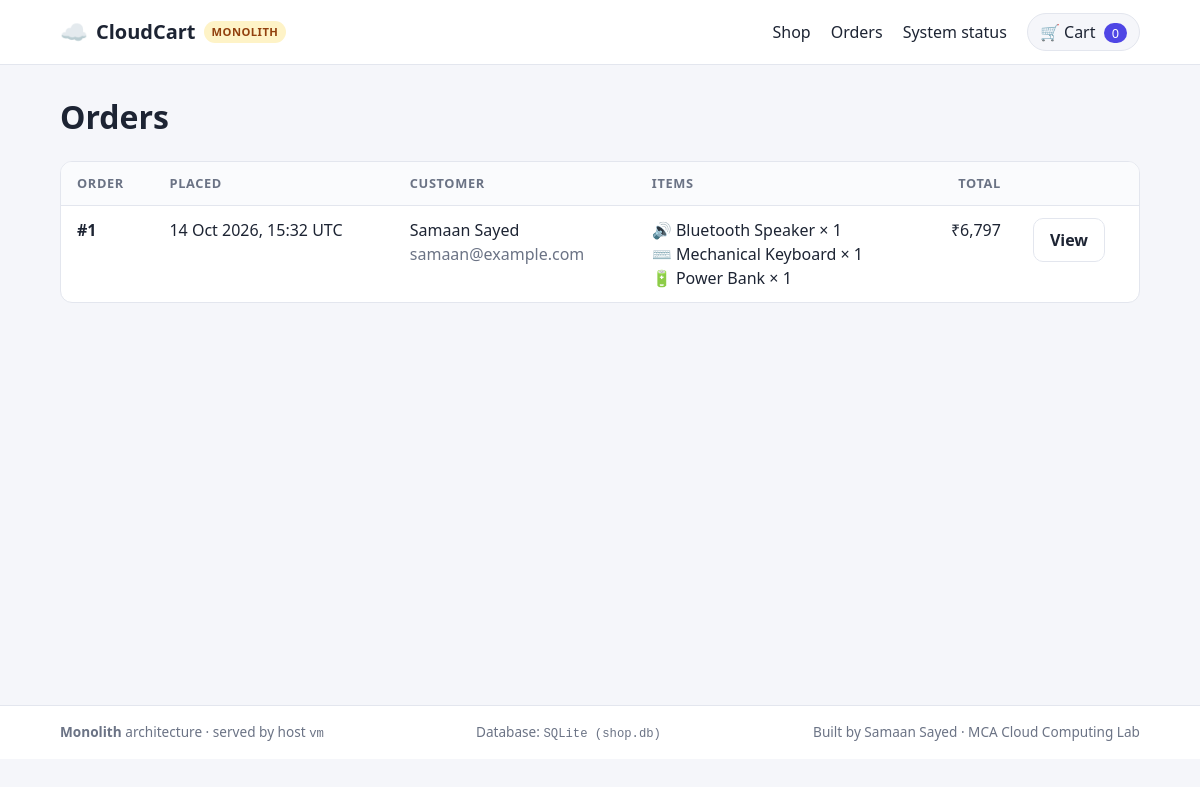
The page /orders on the database its author committed.
### app.py (models this page shows)
class Order(db.Model):
    __tablename__ = "orders"
    id = db.Column(db.Integer, primary_key=True)
    customer_name = db.Column(db.String(100), nullable=False)
    email = db.Column(db.String(120), nullable=False)
    address = db.Column(db.String(255), nullable=False)
    payment_method = db.Column(db.String(30), nullable=False)
    subtotal = db.Column(db.Integer, nullable=False)
    shipping = db.Column(db.Integer, nullable=False)
    total = db.Column(db.Integer, nullable=False)
    created_at = db.Column(db.DateTime, nullable=False, default=lambda: datetime.now(timezone.utc))
    items = db.relationship("OrderItem", backref="order", cascade="all, delete-orphan")

class OrderItem(db.Model):
    __tablename__ = "order_items"
    id = db.Column(db.Integer, primary_key=True)
    order_id = db.Column(db.Integer, db.ForeignKey("orders.id"), nullable=False)
    product_id = db.Column(db.Integer, nullable=False)
    name = db.Column(db.String(100), nullable=False)
    emoji = db.Column(db.String(16), nullable=False)
    price = db.Column(db.Integer, nullable=False)
    quantity = db.Column(db.Integer, nullable=False)

### app.py (the view)
@app.route("/orders")
def orders():
    all_orders = Order.query.order_by(Order.id.desc()).all()
    return render_template("orders.html", orders=[order_dict(o) for o in all_orders])

### app.py (called while the page is built)
@app.template_filter("inr")
def inr(amount):
    return f"₹{amount:,}"

def current_cart_id():
    if "cart_id" not in session:
        session["cart_id"] = uuid.uuid4().hex
    return session["cart_id"]

def order_dict(order):
    return {
        "id": order.id,
        "customer_name": order.customer_name,
        "email": order.email,
        "address": order.address,
        "payment_method": order.payment_method,
        "subtotal": order.subtotal,
        "shipping": order.shipping,
        "total": order.total,
        "created_at": order.created_at.strftime("%d %b %Y, %H:%M UTC"),
        "items": [
            {"name": i.name, "emoji": i.emoji, "price": i.price, "quantity": i.quantity,
             "line_total": i.price * i.quantity}
            for i in order.items
        ],
    }

@app.context_processor
def inject_layout_data():
    count = (
        db.session.query(func.coalesce(func.sum(CartItem.quantity), 0))
        .filter(CartItem.cart_id == current_cart_id())
        .scalar()
    )
    return {
        "architecture": "Monolith",
        "cart_count": count,
        "db_label": DB_LABEL,
        "hostname": socket.gethostname(),
        "student_name": STUDENT_NAME,
    }

### templates/orders.html (shortened to what this page needs)
{% extends "base.html" %}
{% block content %}
<h1 class="page-title">Orders</h1>
{% if orders %}
<div class="panel table-wrap">
  <table class="table">
    <thead>
      <tr><th>Order</th><th>Placed</th><th>Customer</th><th>Items</th><th class="num">Total</th><th></th></tr>
    </thead>
    <tbody>
      {% for o in orders %}
      <tr>
        <td><strong>#{{ o.id }}</strong></td>
        <td>{{ o.created_at }}</td>
        <td>{{ o.customer_name }}<br><span class="muted">{{ o.email }}</span></td>
        <td>{% for i in o["items"] %}{{ i.emoji }} {{ i.name }} × {{ i.quantity }}{% if not loop.last %}<br>{% endif %}{% endfor %}</td>
        <td class="num">{{ o.total|inr }}</td>
        <td><a class="btn btn-ghost" href="{{ url_for('order_detail', order_id=o.id) }}">View</a></td>
      </tr>
      {% endfor %}
    </tbody>
  </table>
</div>
{% else %}
<div class="panel empty">
  <p>No orders yet.</p>
  <a class="btn btn-primary" href="{{ url_for('index') }}">Start shopping</a>
</div>
{% endif %}
{% endblock %}

### templates/base.html (shortened to what this page needs)
<!doctype html>
<html lang="en">
<head>
  <link rel="stylesheet" href="{{ url_for('static', filename='style.css') }}">
</head>
<body>
  <header class="topbar">
    <div class="wrap topbar-inner">
      <a class="brand" href="{{ url_for('index') }}">
        <span class="logo">☁️</span> CloudCart
        <span class="arch arch-{{ architecture|lower }}">{{ architecture }}</span>
      </a>
      <nav class="nav">
        <a href="{{ url_for('index') }}">Shop</a>
        <a href="{{ url_for('orders') }}">Orders</a>
        <a href="{{ url_for('status') }}">System status</a>
        <a class="cart-link" href="{{ url_for('view_cart') }}">🛒 Cart <span class="pill">{{ cart_count }}</span></a>
      </nav>
    </div>
  </header>
  <main class="wrap main">
    {% block content %}{% endblock %}
  </main>
  <footer class="footer">
    <div class="wrap footer-inner">
      {% block footer %}
      <span><strong>{{ architecture }}</strong> architecture · served by host <code>{{ hostname }}</code></span>
      <span>Database: <code>{{ db_label }}</code></span>
      {% endblock %}
      <span>Built by {{ student_name }} · MCA Cloud Computing Lab</span>
    </div>
  </footer>
</body>
</html>

### static/style.css (style rules this page uses)
:root { --bg: #f5f6fa; --surface: #ffffff; --text: #1d2433; --muted: #6b7385; --border: #e3e6ee; --primary: #4f46e5; --primary-dark: #3f37c9; --success: #15803d; --error: #b91c1c; --radius: 12px; }
* { box-sizing: border-box; }
body { margin: 0; font-family: "Segoe UI", system-ui, -apple-system, Roboto, Arial, sans-serif; background: var(--bg); color: var(--text); line-height: 1.5; }
a { color: var(--primary); text-decoration: none; }
code { font-family: Consolas, "Courier New", monospace; font-size: 0.9em; }
.wrap { max-width: 1120px; margin: 0 auto; padding: 0 20px; }
.main { padding-top: 28px; padding-bottom: 48px; min-height: calc(100vh - 160px); }
.muted { color: var(--muted); }
.topbar { background: var(--surface); border-bottom: 1px solid var(--border); position: sticky; top: 0; z-index: 10; }
.topbar-inner { display: flex; align-items: center; justify-content: space-between; height: 64px; gap: 16px; }
.brand { display: flex; align-items: center; gap: 8px; font-weight: 700; font-size: 1.25rem; color: var(--text); }
.logo { font-size: 1.4rem; }
.arch { font-size: 0.7rem; font-weight: 600; padding: 3px 8px; border-radius: 999px; text-transform: uppercase; letter-spacing: 0.04em; }
.arch-monolith { background: #fef3c7; color: #92400e; }
.nav { display: flex; align-items: center; gap: 20px; flex-wrap: wrap; }
.nav a { color: var(--text); font-weight: 500; }
.cart-link { background: var(--bg); padding: 6px 12px; border-radius: 999px; border: 1px solid var(--border); }
.pill { background: var(--primary); color: #fff; border-radius: 999px; padding: 1px 8px; font-size: 0.8rem; margin-left: 4px; }
.btn { display: inline-block; border: 1px solid var(--border); background: var(--surface); color: var(--text); padding: 9px 16px; border-radius: 10px; font: inherit; font-weight: 600; cursor: pointer; text-align: center; }
.btn-ghost { background: transparent; }
.page-title { margin: 0 0 20px; }
.panel { background: var(--surface); border: 1px solid var(--border); border-radius: var(--radius); padding: 20px; }
.table-wrap { overflow-x: auto; padding: 0; }
.table { width: 100%; border-collapse: collapse; }
.table th, .table td { padding: 12px 16px; text-align: left; border-bottom: 1px solid var(--border); vertical-align: top; }
.table th { font-size: 0.8rem; text-transform: uppercase; letter-spacing: 0.05em; color: var(--muted); background: #fafbfd; }
.table tr:last-child td { border-bottom: none; }
.num { text-align: right !important; white-space: nowrap; }
.footer { border-top: 1px solid var(--border); background: var(--surface); padding: 16px 0; font-size: 0.85rem; color: var(--muted); }
.footer-inner { display: flex; flex-wrap: wrap; justify-content: space-between; gap: 8px 24px; }

### rows shown on the page
Order: id "1", created_at "14 Oct 2026, 15:32 UTC", customer_name "Samaan Sayed", email "samaan@example.com", total|inr "₹6,797"
OrderItem: emoji "🔊", name "Bluetooth Speaker", quantity "1"
OrderItem: emoji "⌨️", name "Mechanical Keyboard", quantity "1"
OrderItem: emoji "🔋", name "Power Bank", quantity "1"

### other values the page prints
{{ architecture }} "MONOLITH"
{{ cart_count }} "0"
{{ architecture }} "Monolith"
{{ hostname }} "vm"
{{ db_label }} "SQLite (shop.db)"
